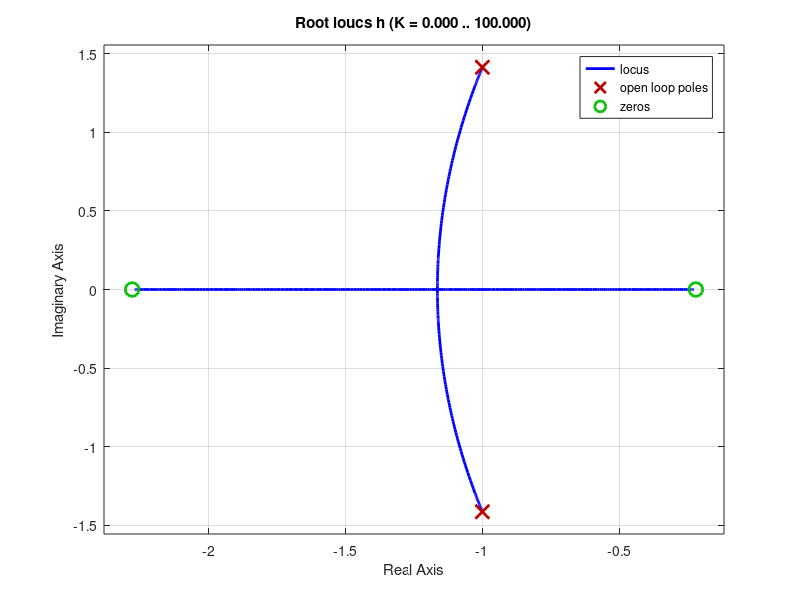

This chart was generated by the following MATLAB code: (Note: this script raises an error after producing the figure.)
clc;
close all;
clear all;
num=[2 5 1];
den=[1 2 3];
h=tf(num,den);
figure(1);
rlocus(h);
syms a n f;
f=a^n;
b=ztrans(f);
pretty(b);
f=sin(a*n);
b=ztrans(f);
pretty(b);
num=[3 -4 0];
den=[1 -3.5 1.5];
figure(2);
subplot(211);
zplane(num,den);
title('Z Transform');
subplot(212);
[h,t]=impz(num,den,100);
stem(h);
title('Impulse response');